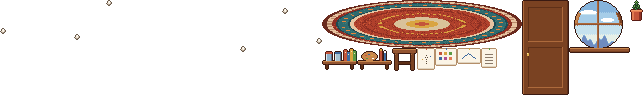
#> input picture kit/sprites/props_sheet.png, 643 x 95 px, found by its file name
$ python make_tmx.py
#> lines starting #> are read from the running program, lines starting #| are printed output that depends on the picture
# Writes the attic room as a Tiled map (TMX + TSX); Tiled CLI then exports JSON / raster.
import json, random
from PIL import Image
random.seed(3)
SP='/workspace/robot2d/kit/sprites/'
props=json.load(open(SP+'props.json'))['frames']
#> (reads kit/sprites/props.json from the repository)
# image-collection tileset for props (trimmed per-layer PNGs from Aseprite)
sheet=Image.open(SP+'props_sheet.png')
#> sheet is the input picture: PIL image 643x95 RGBA; mean R, G, B, A 41.9, 30.2, 24.4, 72.1
import os; os.makedirs(SP+'props',exist_ok=True)
tiles=[]
for i,f in enumerate(props):
    r=f['frame']; im=sheet.crop((r['x'],r['y'],r['x']+r['w'],r['y']+r['h'])); p=SP+'props/'+f['filename']+'.png'; im.save(p)
    tiles.append((i,f['filename'],r['w'],r['h'],f['spriteSourceSize']))
#> this loop made 12 passes
#> pass 1, `im = sheet.crop((r['x'], r['y'], r['x'] + r['w'], r['y'] + r['h']))`:
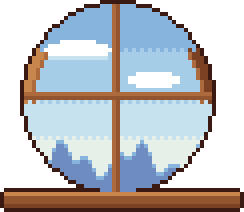
#> im: PIL image 61x53 RGBA (shown 4 times larger); mean R, G, B, A 108.8, 110.6, 113.8, 173.9; transparent parts drawn white
#> pass 3, `im = sheet.crop((r['x'], r['y'], r['x'] + r['w'], r['y'] + r['h']))`:
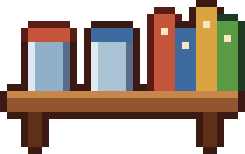
#> im: PIL image 35x22 RGBA (shown 7 times larger); mean R, G, B, A 80.8, 63.9, 51.3, 164.6; transparent parts drawn white
#> after the loop:
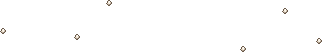
#> im: PIL image 322x52 RGBA; mean R, G, B, A 1.3, 1.2, 1.1, 2.1; transparent parts drawn white
#> after the loop, tiles = 12 items
with open('props.tsx','w') as t:
    t.write('<?xml version="1.0" encoding="UTF-8"?>\n<tileset version="1.10" name="props" tilewidth="200" tileheight="95" tilecount="%d" columns="0">\n <grid orientation="orthogonal" width="1" height="1"/>\n'%len(tiles))
    for i,n,w,h,_ in tiles: t.write(f' <tile id="{i}" type="{n}">\n  <image source="../sprites/props/{n}.png" width="{w}" height="{h}"/>\n </tile>\n')
#> this loop made 12 passes
#> (n, w, h) on passes 1 to 12: ('window', 61, 53), ('plant', 13, 21), ('shelf_top', 35, 22), ('shelf_low', 35, 22), ('paper_flower', 18, 22), ('paper_swatch', 22, 18), ('paper_mount', 24, 16), ('paper_list', 16, 20), ('door', 47, 95), ('rug', 200, 48), ('stool', 25, 23), ('paper_balls', 322, 52)
    t.write('</tileset>\n')
with open('attic_tiles.tsx','w') as t:
    t.write('<?xml version="1.0" encoding="UTF-8"?>\n<tileset version="1.10" name="attic_tiles" tilewidth="8" tileheight="8" tilecount="16" columns="16">\n <image source="../sprites/attic_tiles.png" width="128" height="8"/>\n</tileset>\n')
MW,MH=48,27
g=[[0]*MW for _ in range(MH)]
#> g = 27 items
for y in range(MH):
    for x in range(MW):
        if y<16:
            r=random.random(); t=0 if r<0.45 else (1+int(r*10)%3 if r<0.75 else 4+int(r*10)%2)
            g[y][x]=t+1
g[0]=[7]*MW
for x in range(MW): g[15][x]=10
for y in range(1,15): g[y][40]=13; g[y][41]=16 if y%3==0 else 15
g[15][40]=13; g[15][41]=15
FIRST_PROPS=17
objs=[]
oid=1
for i,n,w,h,ss in tiles:
    objs.append(f'  <object id="{oid}" name="{n}" gid="{FIRST_PROPS+i}" x="{ss["x"]}" y="{ss["y"]+h}" width="{w}" height="{h}"/>'); oid+=1
#> this loop made 12 passes
#> (n, w, h, ss) on passes 1 to 10: ('window', 61, 53, {'x': 43, 'y': 22, 'w': 61, 'h': 53}), ('plant', 13, 21, {'x': 82, 'y': 50, 'w': 13, 'h': 21}), ('shelf_top', 35, 22, {'x': 3, 'y': 49, 'w': 35, 'h': 22}), ('shelf_low', 35, 22, {'x': 3, 'y': 75, 'w': 35, 'h': 22}), ('paper_flower', 18, 22, {'x': 231, 'y': 19, 'w': 18, 'h': 22}), ('paper_swatch', 22, 18, {'x': 255, 'y': 15, 'w': 22, 'h': 18}), ('paper_mount', 24, 16, {'x': 261, 'y': 43, 'w': 24, 'h': 16}), ('paper_list', 16, 20, {'x': 289, 'y': 29, 'w': 16, 'h': 20}), ('door', 47, 95, {'x': 333, 'y': 33, 'w': 47, 'h': 95}), ('rug', 200, 48, {'x': 96, 'y': 160, 'w': 200, 'h': 48})
#> after the loop, objs = 12 items; oid = 13
lights=[
 ('sun_pool','ellipse',dict(x=106,y=172,width=84,height=28),dict(intensity=4.2,mullions=True)),
 ('wall_patch','ellipse',dict(x=96,y=70,width=34,height=96),dict(intensity=1.3,angle=-33.0)),
 ('window_glow','ellipse',dict(x=20,y=-4,width=104,height=100),dict(intensity=0.6)),
 ('robot_shadow','ellipse',dict(x=138,y=183,width=44,height=8),dict(intensity=-3.6)),
 ('stool_shadow','ellipse',dict(x=36,y=164,width=32,height=6),dict(intensity=-0.9)),
]
lo=[]
for n,typ,geo,pr in lights:
    ps=''.join(f'<property name="{k}" type="{"bool" if isinstance(v,bool) else "float"}" value="{str(v).lower() if isinstance(v,bool) else v}"/>' for k,v in pr.items())
    lo.append(f'  <object id="{oid}" name="{n}" x="{geo["x"]}" y="{geo["y"]}" width="{geo["width"]}" height="{geo["height"]}"><properties>{ps}</properties><ellipse/></object>'); oid+=1
#> after the loop, lo = 5 items; oid = 18
lo.append(f'  <object id="{oid}" name="sun_shaft" x="0" y="0"><polygon points="54,34 88,28 186,186 114,190"/></object>'); oid+=1
#> after `oid += 1`: oid = 19
lo.append(f'  <object id="{oid}" name="robot_still" x="158" y="170"><point/></object>'); oid+=1
#> after `oid += 1`: oid = 20
lo.append(f'  <object id="{oid}" name="robot_home" x="214" y="196"><point/></object>'); oid+=1
#> after `oid += 1`: oid = 21
csv=',\n'.join(','.join(str(v) for v in row) for row in g)
tmx=f'''<?xml version="1.0" encoding="UTF-8"?>
<map version="1.10" tiledversion="1.11" orientation="orthogonal" renderorder="right-down" width="{MW}" height="{MH}" tilewidth="8" tileheight="8" infinite="0" nextlayerid="6" nextobjectid="{oid+1}">
 <properties>
  <property name="native_w" type="int" value="384"/><property name="native_h" type="int" value="216"/>
  <property name="floor_y" type="int" value="128"/>
 </properties>
 <tileset firstgid="1" source="attic_tiles.tsx"/>
 <tileset firstgid="{FIRST_PROPS}" source="props.tsx"/>
 <layer id="1" name="wall" width="{MW}" height="{MH}">
  <data encoding="csv">
{csv}
</data>
 </layer>
 <imagelayer id="2" name="floor" offsetx="0" offsety="128">
  <image source="../sprites/floor.png" width="384" height="88"/>
 </imagelayer>
 <objectgroup id="3" name="props">
{chr(10).join(objs)}
 </objectgroup>
 <objectgroup id="4" name="lights" visible="0">
{chr(10).join(lo)}
 </objectgroup>
</map>
'''
open('attic.tmx','w').write(tmx); print('tmx ok', len(objs),'props')
#| tmx ok 12 props
